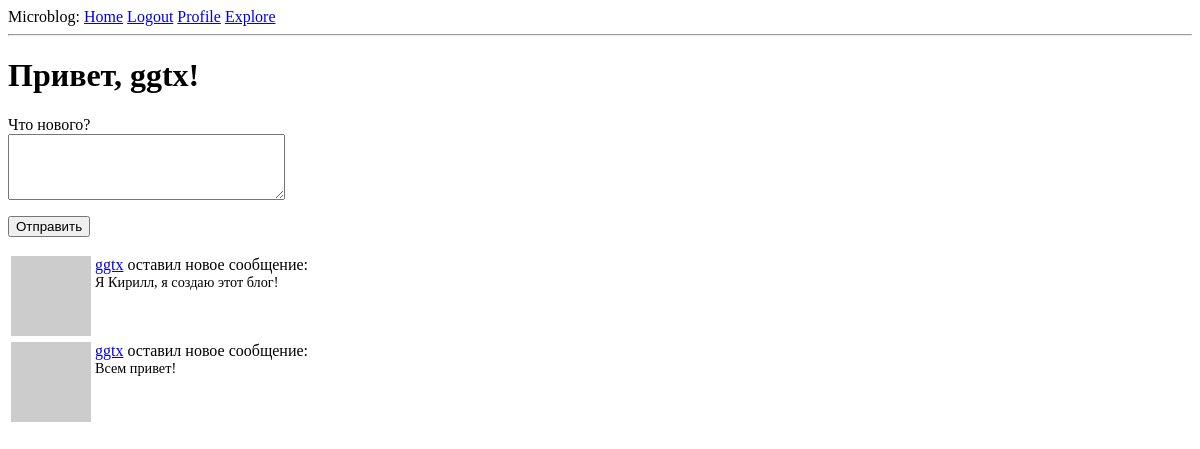
Page /index (signed in) on the earlier database version.
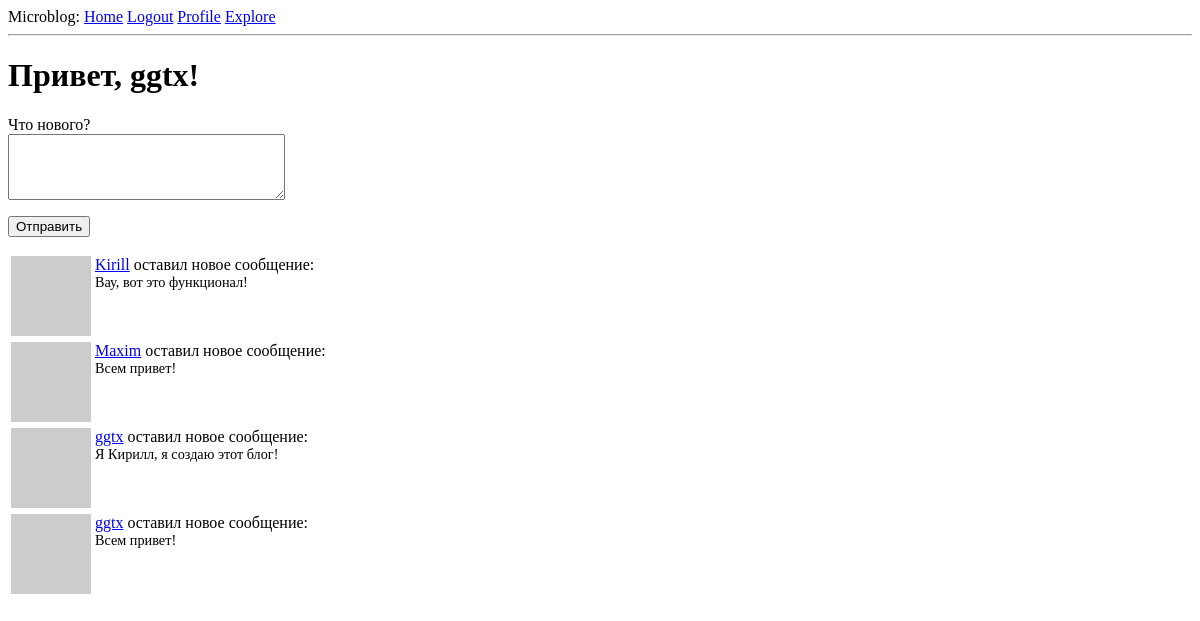
Same page on the later database version.
### app/models.py (models this page shows, shortened)
class User(UserMixin, db.Model):
    id = db.Column(db.Integer, primary_key=True)
    username = db.Column(db.String(64), index=True, unique=True)
    email = db.Column(db.String(120), index=True, unique=True)
    password_hash = db.Column(db.String(128))
    posts = db.relationship('Post', backref='author', lazy='dynamic')
    about_me = db.Column(db.String(140))
    last_seen = db.Column(db.DateTime, default=datetime.utcnow)
    followed = db.relationship(
        'User', secondary=followers,
        primaryjoin=(followers.c.follower_id == id),
        secondaryjoin=(followers.c.followed_id == id),
        backref=db.backref('followers', lazy='dynamic'), lazy='dynamic')
    def avatar(self, size):
        digest = md5(self.email.lower().encode('utf-8')).hexdigest()
        return 'https://www.gravatar.com/avatar/{}?d=identicon&s={}'.format(
            digest, size)
    def followed_posts(self):
        followed = Post.query.join(
            followers, (followers.c.followed_id == Post.user_id)).filter(
                followers.c.follower_id == self.id)
        """Получаем свои собственные сообщения."""
        own = Post.query.filter_by(user_id=self.id)
        """Объединяем два списка и отсортировываем результаты в порядке убывания. При таком условии первым результатом будет самый последний пост в блоге."""
        return followed.union(own).order_by(Post.timestamp.desc())

class Post(db.Model):
    id = db.Column(db.Integer, primary_key=True)
    body = db.Column(db.String(140))
    timestamp = db.Column(db.DateTime, index=True, default=datetime.utcnow)
    user_id = db.Column(db.Integer, db.ForeignKey('user.id'))

### app/routes.py (the view, shortened to what this page needs)
@app.route('/', methods=['GET', 'POST'])
@app.route('/index', methods=['GET', 'POST'])
@login_required
def index():
    form = PostForm()
    page = request.args.get('page', 1, type=int)
    """
    Определяем номер страницы для отображения: либо из аргумента page запроса страницы (request.args.get),
    либо по умолчанию это 1.
    page = номер страницы.
    app.config(['POSTS_PER_PAGE'] - количество элементов на странице.
    True/False - флаг ошибки. Если True, когда запрашивается страница вне диапазона, 404 ошибка будет автоматически возвращена клиенту.
    Если False, пустой список будет возвращен для страниц вне диапазона.
    """
    posts = current_user.followed_posts().paginate(
        page, app.config['POSTS_PER_PAGE'], False)
    """Проверяем, существует ли следующая страница, в противном случае возвращаем None"""
    next_url = url_for('index', page=posts.next_num) if posts.has_next else None
    """Проверяем, существует ли предыдущая страница, в противном случае возвращаем None"""
    prev_url = url_for('index', page=posts.prev_num) if posts.has_prev else None
    return render_template('index.html', title='Home', form=form,
                            posts=posts.items, next_url=next_url, prev_url=prev_url )

### app/forms.py
class PostForm(FlaskForm):
    post = TextAreaField('Что нового?', validators=[
                         DataRequired(), Length(min=1, max=140)])
    submit = SubmitField('Отправить')

### app/models.py (called while the page is built)
@login.user_loader
def load_user(id):
    return User.query.get(int(id))

### app/routes.py (called while the page is built)
@app.before_request
def before_request():
    if current_user.is_authenticated:
        current_user.last_seen = datetime.utcnow()
        db.session.commit()

### app/templates/index.html (shortened to what this page needs)
{% extends 'base.html' %}
    {% block content %}
        <h1>Привет, {{ current_user.username }}!</h1>
        {% if form %}
        <form action="" method="post">
            <p>
                {{ form.post.label }}<br>
                {{ form.post(cols=32, rows=4) }}<br>
            </p>
            <p>
                {{ form.submit() }}
            </p>
        </form>
        {% endif %}
        {% for post in posts %}
            {% include '_post.html' %}
        {% endfor %}
    {% endblock %}

### app/templates/base.html (shortened to what this page needs)
<html>
    <head>
    </head>
    <body>
        <div>
          Microblog:
          <a href="{{ url_for('index') }}">Home</a>
          {% if current_user.is_anonymous %}
          <a href="{{ url_for('login') }}">Login</a>
          <p>New User? <a href="{{ url_for('register') }}">Click to Register!</a></p>
          {% else %}
          <a href="{{ url_for('logout') }}">Logout</a>
          <a href="{{ url_for('user', username=current_user.username) }}">Profile</a>
          <a href="{{ url_for('explore') }}">Explore</a>
          {% endif %}
        </div>
        <hr>
        {% block content %}{% endblock %}
    </body>
</html>

### app/templates/_post.html
<table>
    <tr valign="top">
        <td><img src="{{ post.author.avatar(36) }}"></td>
        <td>
            <a href="{{ url_for('user', username=post.author.username) }}">
                {{ post.author.username }}</a>
                оставил новое сообщение:<br><a style="font-size: 89%;">{{ post.body }}
        </a>
    </td>
    </tr>
</table>

Differences in the rows shown:
added Post: author.username "Kirill", body "Вау, вот это функционал!"
added Post: author.username "Maxim", body "Всем привет!"
